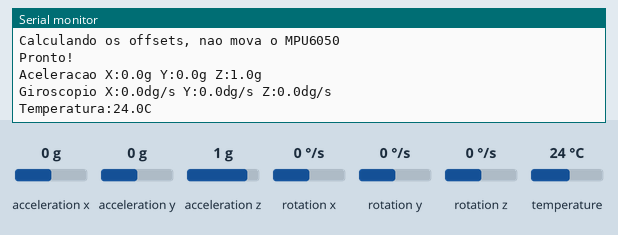
This sketch was run on a simulated Raspberry Pi Pico. Shown: the last lines printed to the serial monitor. The inputs (shaded band) are chosen by the test bench; at power-on: acceleration x 0 g, acceleration y 0 g, acceleration z 1 g, rotation x 0 °/s, rotation y 0 °/s, rotation z 0 °/s, temperature 24 °C.

Above: at 3.2 s.
3.3 s: acceleration x set to -1.4 g
At 4.6 s:
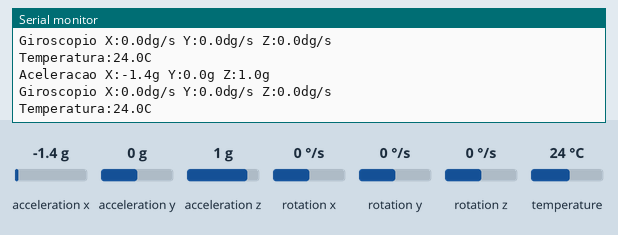
4.8 s: acceleration y set to -1.4 g
At 6.2 s:
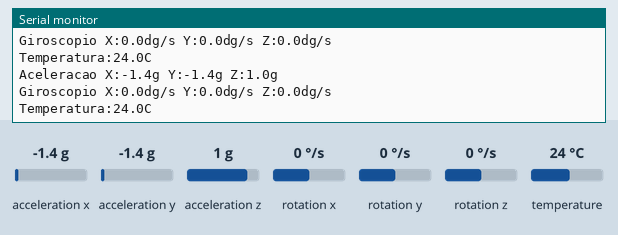
6.3 s: acceleration z set to -1.4 g
7.8 s: rotation x set to -192 °/s
At 9.0 s:
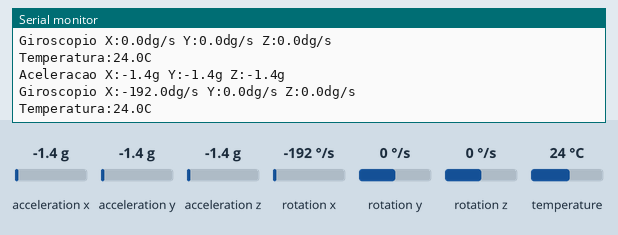
9.3 s: rotation y set to -192 °/s
At 11.1 s:
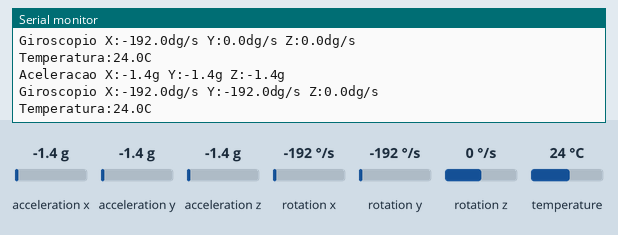

Measured:
- after the input at 3.3 s, the serial monitor: prints a new line after 0.70 s (image 1)
- after the input at 4.8 s, the serial monitor: prints a new line after 1.2 s (image 2)
- after the input at 7.8 s, the serial monitor: prints a new line after 0.21 s (image 3)
- after the input at 9.3 s, the serial monitor: prints a new line after 0.71 s (image 4)

The sketch:

mpu6050_arduino.ino
```cpp
// Exemplo com o sensor MPU6050

#include "Wire.h"
#include <MPU6050_light.h>

MPU6050 sensor(Wire);
long nextReading = 0L;

// Iniciação
void setup() {
  while(!Serial) {
    delay(100);
  }
  Serial.begin(115200);
  Wire.setSDA(16);
  Wire.setSCL(17);
  Wire.begin();
  sensor.begin();

  // Determina os valores com o sensor em repouso horizontal
  Serial.println("Calculando os offsets, nao mova o MPU6050");
  delay(1000);
  sensor.calcOffsets(true,true);
  Serial.println("Pronto!\n");
}

// Laco Principal
void loop() {
  // charmar update() frequentemente para obter angulos
  sensor.update();
  if (millis() > nextReading) {
    Serial.print ("Aceleracao X:");
    Serial.print (sensor.getAccX(), 1);
    Serial.print ("g Y:");
    Serial.print (sensor.getAccY(), 1);
    Serial.print ("g Z:");
    Serial.print (sensor.getAccZ(), 1);
    Serial.println ("g");

    Serial.print ("Giroscopio X:");
    Serial.print (sensor.getGyroX(), 1);
    Serial.print ("dg/s Y:");
    Serial.print (sensor.getGyroY(), 1);
    Serial.print ("dg/s Z:");
    Serial.print (sensor.getGyroZ(), 1);
    Serial.println ("dg/s");

    Serial.print ("Temperatura:");
    Serial.print (sensor.getTemp(), 1);
    Serial.println ("C");

    Serial.println ();

    nextReading = millis() + 2000;
  }
}
```
